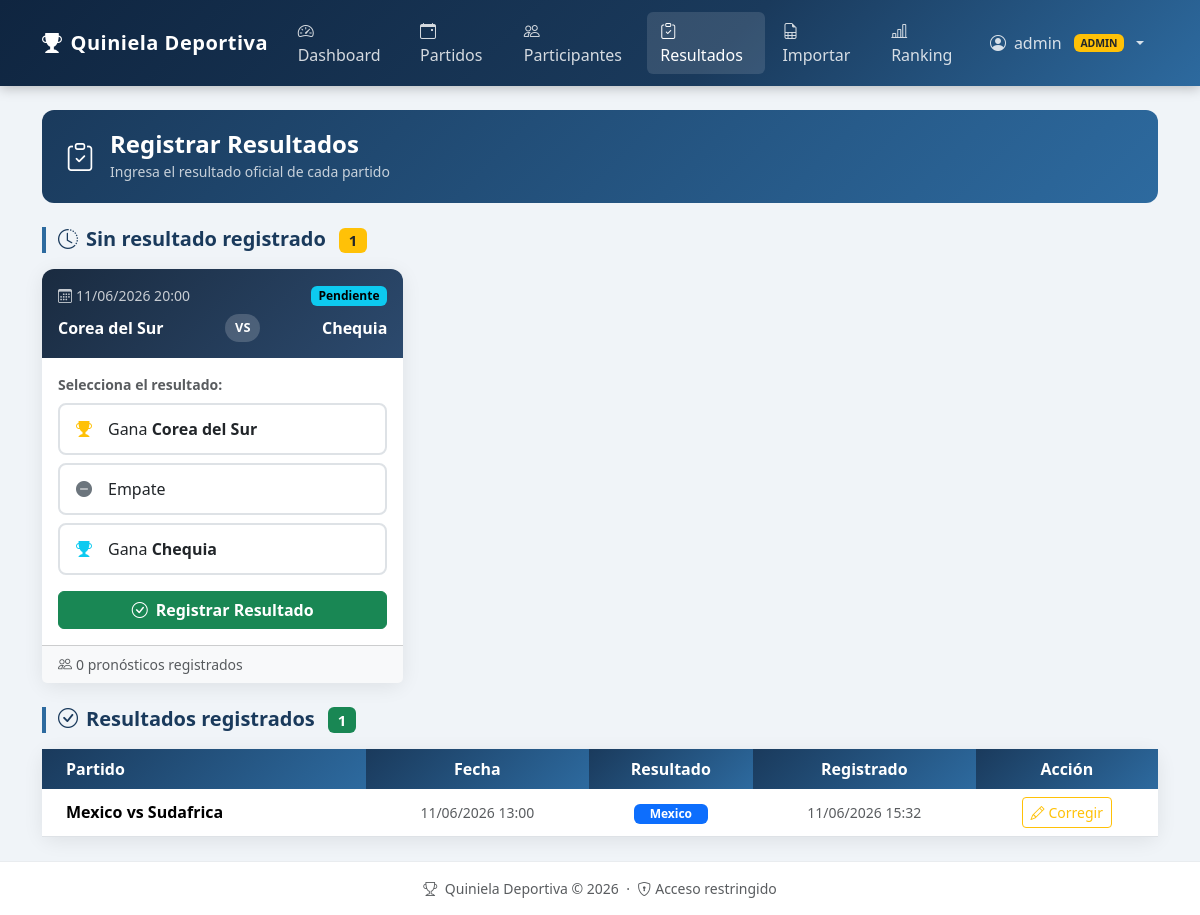
/admin/resultados (signed in), run on the app's committed database.
### models.py (models this page shows, shortened)
class User(UserMixin, db.Model):
    __tablename__ = 'usuarios'
    id = db.Column(db.Integer, primary_key=True)
    username = db.Column(db.String(80), unique=True, nullable=False, index=True)
    password_hash = db.Column(db.String(255), nullable=False)
    nombre = db.Column(db.String(100), nullable=False)
    apellido = db.Column(db.String(100), nullable=False)
    rol = db.Column(db.String(20), default='participante', nullable=False)
    activo = db.Column(db.Boolean, default=True, nullable=False)
    created_at = db.Column(db.DateTime, default=datetime.now)
    pronosticos = db.relationship(
        'Pronostico', backref='usuario', lazy='dynamic',
        cascade='all, delete-orphan'
    )
    puntuacion = db.relationship(
        'Puntuacion', backref='usuario', uselist=False,
        cascade='all, delete-orphan'
    )
    @property
    def es_admin(self):
        return self.rol == 'admin'
    @property
    def nombre_completo(self):
        return f"{self.nombre} {self.apellido}"

class Partido(db.Model):
    __tablename__ = 'partidos'
    id = db.Column(db.Integer, primary_key=True)
    equipo_a = db.Column(db.String(100), nullable=False)
    equipo_b = db.Column(db.String(100), nullable=False)
    fecha_hora = db.Column(db.DateTime, nullable=False)
    estado = db.Column(db.String(20), default='pendiente', nullable=False)
    created_at = db.Column(db.DateTime, default=datetime.now)
    pronosticos = db.relationship(
        'Pronostico', backref='partido', lazy='dynamic',
        cascade='all, delete-orphan'
    )
    resultado = db.relationship(
        'Resultado', backref='partido', uselist=False,
        cascade='all, delete-orphan'
    )

class Resultado(db.Model):
    __tablename__ = 'resultados'
    id = db.Column(db.Integer, primary_key=True)
    partido_id = db.Column(
        db.Integer, db.ForeignKey('partidos.id'), unique=True, nullable=False
    )
    resultado = db.Column(db.String(20), nullable=False)
    fecha_registro = db.Column(db.DateTime, default=datetime.now)

### routes/admin.py (the view)
@admin_bp.route('/resultados')
@admin_required
def resultados():
    todos = Partido.query.order_by(Partido.fecha_hora.asc()).all()
    sin_resultado = [p for p in todos if p.resultado is None]
    con_resultado = [p for p in todos if p.resultado is not None]
    return render_template(
        'admin/resultados.html',
        partidos=todos,
        sin_resultado=sin_resultado,
        con_resultado=con_resultado,
    )

### routes/admin.py (called while the page is built)
def admin_required(f):
    @wraps(f)
    @login_required
    def decorated(*args, **kwargs):
        if not current_user.es_admin:
            abort(403)
        return f(*args, **kwargs)
    return decorated

### templates/admin/resultados.html (shortened to what this page needs)
{% extends 'base.html' %}
{% block content %}
<div class="page-header d-flex align-items-center gap-3">
  <i class="bi bi-clipboard-check fs-3"></i>
  <div>
    <h4 class="mb-0 fw-bold">Registrar Resultados</h4>
    <small class="opacity-75">Ingresa el resultado oficial de cada partido</small>
  </div>
</div>
{% if partidos %}
  {% if sin_resultado %}
    <h5 class="section-title mb-3">
      <i class="bi bi-clock-history me-2"></i>Sin resultado registrado
      <span class="badge bg-warning text-dark ms-2">{{ sin_resultado | length }}</span>
    </h5>
    <div class="row g-3 mb-4">
      {% for partido in sin_resultado %}
        <div class="col-12 col-md-6 col-xl-4">
          <div class="card resultado-card h-100">
            <div class="card-header py-3">
              <div class="d-flex justify-content-between align-items-center">
                <small class="opacity-75">
                  <i class="bi bi-calendar3 me-1"></i>{{ partido.fecha_hora | fmt_datetime }}
                </small>
                {% if partido.estado == 'pendiente' %}
                  <span class="badge badge-pendiente">Pendiente</span>
                {% elif partido.estado == 'en_juego' %}
                  <span class="badge badge-en_juego">En Juego</span>
                {% else %}
                  <span class="badge badge-finalizado">Finalizado</span>
                {% endif %}
              </div>
              <div class="d-flex align-items-center justify-content-between mt-2">
                <span class="fw-bold fs-6">{{ partido.equipo_a }}</span>
                <span class="vs-badge mx-2">VS</span>
                <span class="fw-bold fs-6">{{ partido.equipo_b }}</span>
              </div>
            </div>
            <div class="card-body">
              <form method="POST"
                    action="{{ url_for('admin.guardar_resultado', partido_id=partido.id) }}"
                    class="resultado-form">
                <p class="small fw-semibold text-muted mb-2">Selecciona el resultado:</p>
                <label class="resultado-option w-100">
                  <i class="bi bi-trophy-fill text-warning me-2"></i>
                  <span>Gana <strong>{{ partido.equipo_a }}</strong></span>
                </label>
                <label class="resultado-option w-100">
                  <i class="bi bi-dash-circle-fill text-secondary me-2"></i>
                  <span>Empate</span>
                </label>
                <label class="resultado-option w-100">
                  <i class="bi bi-trophy-fill text-info me-2"></i>
                  <span>Gana <strong>{{ partido.equipo_b }}</strong></span>
                </label>
                <div class="d-grid mt-3">
                  <button type="submit" class="btn btn-success fw-semibold">
                    <i class="bi bi-check-circle me-2"></i>Registrar Resultado
                  </button>
                </div>
              </form>
            </div>
            <div class="card-footer bg-light small text-muted d-flex align-items-center gap-1">
              <i class="bi bi-people"></i>
              {{ partido.pronosticos.count() }} pronósticos registrados
            </div>
          </div>
        </div>
      {% endfor %}
    </div>
  {% endif %}
  {% if con_resultado %}
    <h5 class="section-title mb-3">
      <i class="bi bi-check-circle me-2"></i>Resultados registrados
      <span class="badge bg-success ms-2">{{ con_resultado | length }}</span>
    </h5>
    <div class="card">
      <div class="card-body p-0">
        <div class="table-responsive">
          <table class="table table-hover align-middle mb-0">
            <thead class="ranking-table">
              <tr>
                <th class="ps-4">Partido</th>
                <th class="text-center d-none d-md-table-cell">Fecha</th>
                <th class="text-center">Resultado</th>
                <th class="text-center d-none d-md-table-cell">Registrado</th>
                <th class="text-center">Acción</th>
              </tr>
            </thead>
            <tbody>
              {% for partido in con_resultado %}
                <tr>
                  <td class="ps-4">
                    <div class="fw-semibold">{{ partido.equipo_a }} vs {{ partido.equipo_b }}</div>
                  </td>
                  <td class="text-center d-none d-md-table-cell small text-muted">
                    {{ partido.fecha_hora | fmt_datetime }}
                  </td>
                  <td class="text-center">
                    {% if partido.resultado.resultado == 'equipo_a' %}
                      <span class="badge bg-primary px-3">{{ partido.equipo_a }}</span>
                    {% elif partido.resultado.resultado == 'empate' %}
                      <span class="badge bg-secondary px-3">Empate</span>
                    {% else %}
                      <span class="badge bg-info text-dark px-3">{{ partido.equipo_b }}</span>
                    {% endif %}
                  </td>
                  <td class="text-center d-none d-md-table-cell small text-muted">
                    {{ partido.resultado.fecha_registro | fmt_datetime }}
                  </td>
                  <td class="text-center">
                    <button type="button"
                            class="btn btn-sm btn-outline-warning"
                            data-bs-toggle="modal"
                            data-bs-target="#modalCorregir{{ partido.id }}"
                            title="Corregir resultado">
                      <i class="bi bi-pencil me-1"></i>Corregir
                    </button>
                  </td>
                </tr>
              {% endfor %}
            </tbody>
          </table>
        </div>
      </div>
    </div>
  {% endif %}
{% endif %}
{% endblock %}

### templates/base.html (shortened to what this page needs)
<!DOCTYPE html>
<html lang="es">
<head>
  <link rel="stylesheet" href="https://cdn.jsdelivr.net/npm/bootstrap@5.3.2/dist/css/bootstrap.min.css">
  <link rel="stylesheet" href="https://cdn.jsdelivr.net/npm/bootstrap-icons@1.11.3/font/bootstrap-icons.min.css">
  <link rel="stylesheet" href="{{ url_for('static', filename='css/style.css') }}">
</head>
<body>
{% if current_user.is_authenticated %}
<nav class="navbar navbar-expand-lg navbar-dark">
  <div class="container">
    <a class="navbar-brand fw-bold d-flex align-items-center gap-2"
       href="{{ url_for('admin.dashboard') if current_user.es_admin else url_for('participant.dashboard') }}">
      <i class="bi bi-trophy-fill fs-5"></i>
      <span>Quiniela Deportiva</span>
    </a>
    <div class="collapse navbar-collapse" id="mainNav">
      <ul class="navbar-nav me-auto gap-1">
        {% if current_user.es_admin %}
          <li class="nav-item">
            <a class="nav-link {% if request.endpoint == 'admin.dashboard' %}active{% endif %}"
               href="{{ url_for('admin.dashboard') }}">
              <i class="bi bi-speedometer2 me-1"></i>Dashboard
            </a>
          </li>
          <li class="nav-item">
            <a class="nav-link {% if 'partido' in (request.endpoint or '') %}active{% endif %}"
               href="{{ url_for('admin.partidos') }}">
              <i class="bi bi-calendar-event me-1"></i>Partidos
            </a>
          </li>
          <li class="nav-item">
            <a class="nav-link {% if 'participante' in (request.endpoint or '') %}active{% endif %}"
               href="{{ url_for('admin.participantes') }}">
              <i class="bi bi-people me-1"></i>Participantes
            </a>
          </li>
          <li class="nav-item">
            <a class="nav-link {% if request.endpoint == 'admin.resultados' or request.endpoint == 'admin.guardar_resultado' %}active{% endif %}"
               href="{{ url_for('admin.resultados') }}">
              <i class="bi bi-clipboard-check me-1"></i>Resultados
            </a>
          </li>
          <li class="nav-item">
            <a class="nav-link {% if 'importar' in (request.endpoint or '') %}active{% endif %}"
               href="{{ url_for('admin.importar_pronosticos') }}">
              <i class="bi bi-file-earmark-spreadsheet me-1"></i>Importar
            </a>
          </li>
          <li class="nav-item">
            <a class="nav-link {% if 'ranking' in (request.endpoint or '') %}active{% endif %}"
               href="{{ url_for('admin.ranking') }}">
              <i class="bi bi-bar-chart-line me-1"></i>Ranking
            </a>
          </li>
        {% endif %}
      </ul>
      <ul class="navbar-nav">
        <li class="nav-item dropdown">
          <a class="nav-link dropdown-toggle d-flex align-items-center gap-2" href="#"
             data-bs-toggle="dropdown" role="button">
            <i class="bi bi-person-circle"></i>
            <span>{{ current_user.username }}</span>
            {% if current_user.es_admin %}
              <span class="badge bg-warning text-dark ms-1" style="font-size:.65rem">ADMIN</span>
            {% endif %}
          </a>
        </li>
      </ul>
    </div>
  </div>
</nav>
{% endif %}
<main class="py-4">
  <div class="container">
    {% block content %}{% endblock %}
  </div>
</main>
{% if current_user.is_authenticated %}
<footer class="py-3 mt-auto">
  <div class="container text-center text-muted small">
    <i class="bi bi-trophy me-1"></i>
    Quiniela Deportiva &copy; {{ now.year }}
    &nbsp;·&nbsp;
    <i class="bi bi-shield-lock me-1"></i>Acceso restringido
  </div>
</footer>
{% endif %}
</body>
</html>

### static/css/style.css (style rules this page uses)
:root { --primary: #1a3a5c; --primary-light: #2d6a9f; --primary-dark: #0f2540; --accent: #00b4d8; --success: #198754; --warning: #ffc107; --danger: #dc3545; --bg-light: #f0f4f8; --card-shadow: 0 4px 20px rgba(0,0,0,.08); --card-radius: 12px; --transition: .2s ease; }
body { background-color: var(--bg-light); font-family: 'Segoe UI', system-ui, -apple-system, sans-serif; min-height: 100vh; display: flex; flex-direction: column; }
main { flex: 1; }
.navbar { background: linear-gradient(135deg, var(--primary-dark) 0%, var(--primary) 60%, var(--primary-light) 100%) !important; box-shadow: 0 2px 12px rgba(0,0,0,.25); padding: .75rem 0; }
.navbar-brand { font-size: 1.25rem; letter-spacing: .5px; }
.navbar .nav-link { color: rgba(255,255,255,.82) !important; transition: color var(--transition); padding: .45rem .85rem !important; border-radius: 6px; }
.navbar .nav-link:hover, .navbar .nav-link.active { color: #fff !important; background: rgba(255,255,255,.12); }
.card { border: none; border-radius: var(--card-radius); box-shadow: var(--card-shadow); transition: box-shadow var(--transition); }
.card-header { border-radius: var(--card-radius) var(--card-radius) 0 0 !important; border-bottom: none; }
.vs-badge { background: rgba(255,255,255,.18); color: #fff; font-weight: 700; padding: .25rem .6rem; border-radius: 20px; font-size: .8rem; }
.badge-pendiente { background-color: #0dcaf0; color: #000; }
.ranking-table th { background: linear-gradient(135deg, var(--primary) 0%, var(--primary-light) 100%); color: #fff; font-weight: 600; border: none; white-space: nowrap; }
.page-header { background: linear-gradient(135deg, var(--primary) 0%, var(--primary-light) 100%); color: #fff; border-radius: var(--card-radius); padding: 1.25rem 1.5rem; margin-bottom: 1.5rem; }
.resultado-card .card-header { background: linear-gradient(135deg, #1a2b40 0%, #2c4a6e 100%); color: #fff; }
.resultado-option { display: flex; align-items: center; gap: .5rem; padding: .75rem 1rem; border: 2px solid #dee2e6; border-radius: 8px; cursor: pointer; transition: all var(--transition); margin-bottom: .5rem; }
footer { background: #fff !important; border-top: 1px solid #e9ecef; }
.section-title { color: var(--primary); font-weight: 700; border-left: 4px solid var(--primary-light); padding-left: .75rem; }

### data on the page
User: username "admin"
Partido: fecha_hora|fmt_datetime "11/06/2026 20:00", estado "Pendiente", equipo_a "Corea del Sur", equipo_b "Chequia", pronosticos.count "0"
Partido: equipo_a "Mexico", equipo_b "Sudafrica", fecha_hora|fmt_datetime "11/06/2026 13:00", resultado.fecha_registro|fmt_datetime "11/06/2026 15:32"

### other printed values
{{ sin_resultado | length }} "1"
{{ con_resultado | length }} "1"
